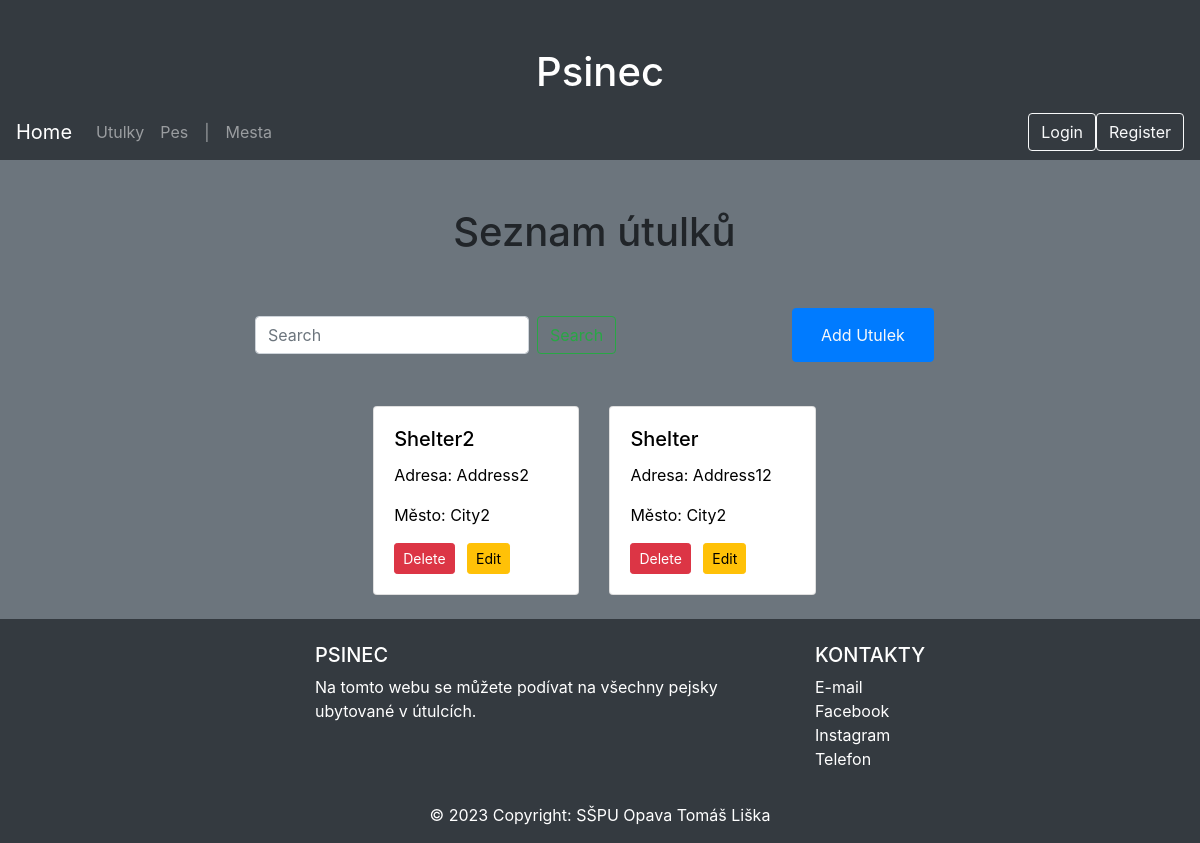
The app's page /utulky, older data.
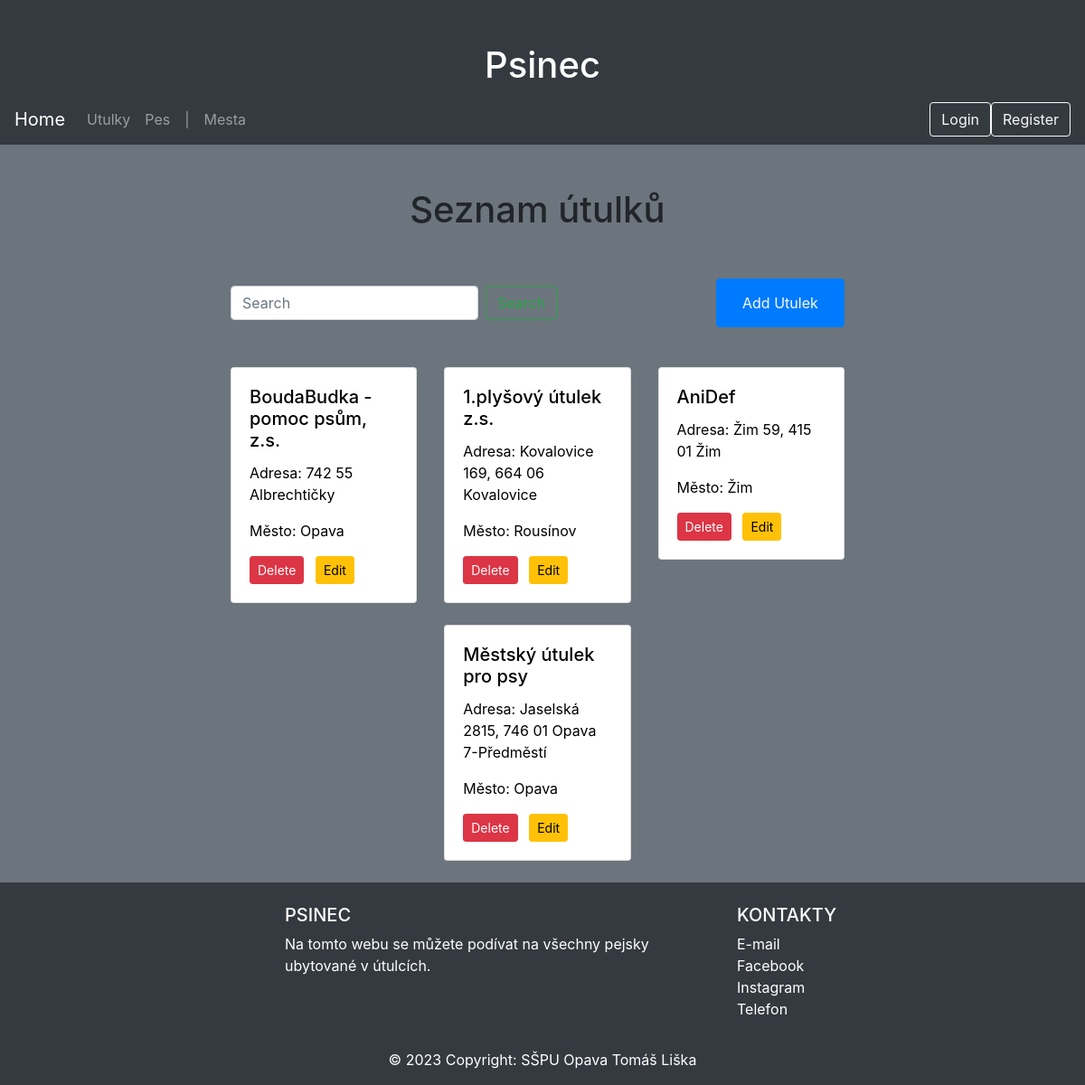
The same page, newer data.
### website/models.py (models this page shows, shortened)
class Utulek(db.Model):
    nazev = db.Column(db.String(45), primary_key=True)
    adresa = db.Column(db.String(45), nullable=False)
    mesto_nazev = db.Column(db.String(45), db.ForeignKey('mesto.nazev'), nullable=False)
    mesto = db.relationship('Mesto', backref=db.backref('utulky', lazy=True))

### website/views.py (the view)
@app.route('/utulky')
def show_utulky():
    search_term = request.args.get('search', '')
    mesto_nazev_filter = request.args.get('mesto_nazev', '')
    if 'clear_filters' in request.args:
        return redirect(url_for('show_utulky'))
    base_query = Utulek.query.filter(
        or_(Utulek.nazev.ilike(f"%{search_term}%"), Utulek.mesto_nazev.ilike(f"%{search_term}%"))
    )
    if mesto_nazev_filter and mesto_nazev_filter != '':
        base_query = base_query.filter_by(mesto_nazev=mesto_nazev_filter)
    utulky_entries = base_query.all()
    return render_template('utulky.html', utulky_entries=utulky_entries, search_term=search_term, mesto_nazev_filter=mesto_nazev_filter)

### website/templates/utulky.html (shortened to what this page needs)
<!DOCTYPE html>
<html lang="en">
<head>
    <link rel="stylesheet" href="https://stackpath.bootstrapcdn.com/bootstrap/4.5.2/css/bootstrap.min.css">
</head>
<body class="bg-dark">
    <div class="jumbotron-fluid bg-dark mt-5">
        <h1 class="text-white text-center">Psinec</h1>
        {% include 'navbar.html' %}
    </div>
    <div class="container-fluid mr-5 bg-secondary">
        <div class="container row col-md-10 ml-auto">
            <div class="col-md-9">
                <h1 class="text-center mt-5">Seznam útulků</h1>
                <div class="row mt-5 justify-content-center">
                    <div class="col-md-12">
                        <form method="GET" action="{{ url_for('show_utulky') }}"
                            class="form-inline mb-4 justify-content-center">
                            <input class="form-control mr-sm-2" type="text" placeholder="Search" name="search"
                                value="{{ request.args.get('search', '') }}">
                            <button class="btn btn-outline-success my-2 my-sm-0" type="submit">Search</button>
                            <div class="ml-auto">
                                <div class="btn btn-primary my-2 my-sm-1">
                                    <a class="nav-link text-light" href="/utulky/add">Add Utulek</a>
                                </div>
                            </div>
                        </form>
                    </div>
                </div>
                <div class="row justify-content-center mt-3">
                    {% for utulek in utulky_entries[::-1] %}
                    <a href="{{ url_for('utulek_detail', utulek_nazev=utulek.nazev) }}" class="card-link">
                        <div class="col-md-4 mb-4">
                            <div class="card">
                                <div class="card-body">
                                    <h5 class="card-title">{{ utulek.nazev }}</h5>
                                    <p class="card-text">Adresa: {{ utulek.adresa }}</p>
                                    <p class="card-text">Město: {{ utulek.mesto_nazev }}</p>
                                    <form method="post" action="{{ url_for('delete_utulek', nazev=utulek.nazev) }}"
                                        style="display: inline;">
                                        <button type="submit" class="btn btn-danger btn-sm">Delete</button>
                                    </form>
                                    <a href="{{ url_for('edit_utulek', nazev=utulek.nazev) }}"
                                        class="btn btn-warning btn-sm ml-2">Edit</a>
                                </div>
                            </div>
                        </div>
                    </a>
                    {% endfor %}
                </div>
            </div>
        </div>
    </div>
    {% include 'footer.html' %}
</body>
</html>

Row changes from the older to the newer data that the page shows:
removed Utulek: nazev "Shelter2", adresa "Address2", mesto_nazev "City2"
removed Utulek: nazev "Shelter", adresa "Address12", mesto_nazev "City2"
added Utulek: nazev "BoudaBudka - pomoc psům, z.s.", adresa "742 55 Albrechtičky", mesto_nazev "Opava"
added Utulek: nazev "1.plyšový útulek z.s.", adresa "Kovalovice 169, 664 06 Kovalovice", mesto_nazev "Rousínov"
added Utulek: nazev "AniDef", adresa "Žim 59, 415 01 Žim", mesto_nazev "Žim"
added Utulek: nazev "Městský útulek pro psy", adresa "Jaselská 2815, 746 01 Opava 7-Předměstí", mesto_nazev "Opava"
